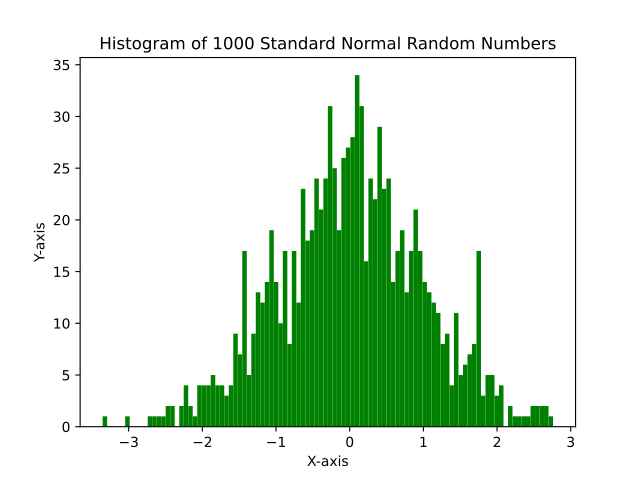

The script that drew this image:
import numpy as np
from matplotlib import pyplot as plt
rng = np.random.default_rng()

x = rng.standard_normal(1000)

plt.hist(x, bins=100, color='green')
plt.xlabel('X-axis')
plt.ylabel('Y-axis')
plt.title('Histogram of 1000 Standard Normal Random Numbers')

plt.show()
